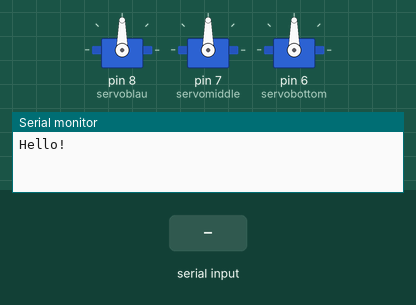
Bench run of a program on a simulated Arduino Mega 2560, built with avr-gcc and run on an emulated ATmega2560. Parts: 3 × servo, the last lines printed to the serial monitor. The test bench sets the inputs (shaded band).

Above: at 1.2 s.
1.3 s: "1" received over Serial
At 2.6 s:
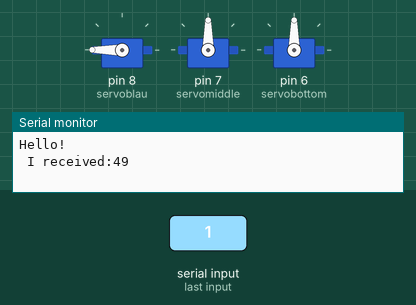
3.8 s: "2" received over Serial
At 5.7 s:
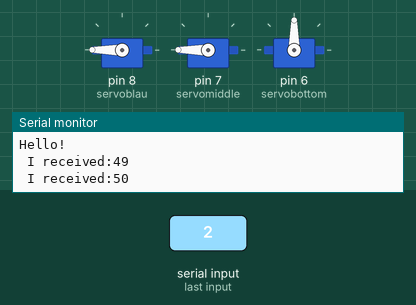
6.3 s: "3" received over Serial
At 7.6 s:
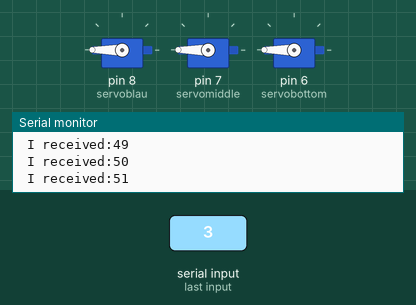
8.8 s: "1" received over Serial
At 9.6 s:
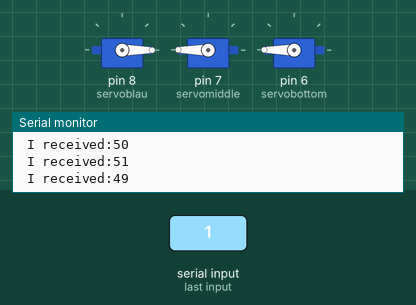
11.3 s: "2" received over Serial
At 11.8 s:
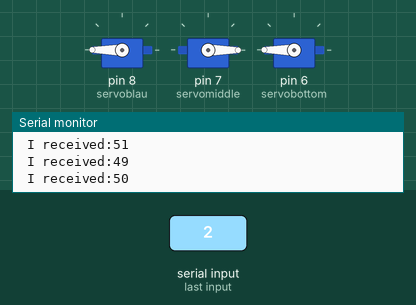
Timing chart, 0 to 14.3 s (numbered marks = the images above; inputs shaded):
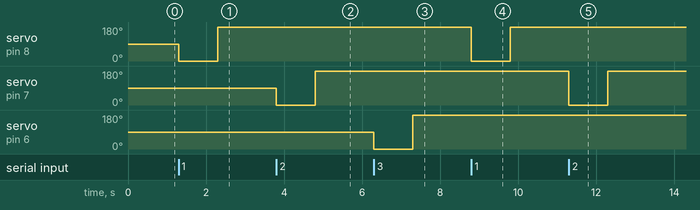

Measured:
- after the input at 1.3 s, servo on pin 8 (servoblau): 90° → 0° at once, → 180° 1.0 s later
- after the input at 3.8 s, servo on pin 7 (servomiddle): 90° → 0° at once, → 180° 1.0 s later
- after the input at 6.3 s, servo on pin 6 (servobottom): 90° → 0° at once, → 180° 1.0 s later
- after the input at 8.8 s, servo on pin 8 (servoblau): 180° → 0° at once, → 180° 1.0 s later
- after the input at 11.3 s, servo on pin 7 (servomiddle): 180° → 0° at once, → 180° 1.0 s later

The program:

main.cpp
```cpp
#include <Servo.h>
#include <Wire.h>


Servo servoblau; //Erstellt für das Programm ein Servo mit dem Namen „servoblau“
Servo servomiddle; //Erstellt für das Programm ein Servo mit dem Namen „servoblau“
Servo servobottom; //Erstellt für das Programm ein Servo mit dem Namen „servoblau“
int incomingByte = 0;


void setup()
{
	servoblau.attach(8);
	servomiddle.attach(7);
	servobottom.attach(6);

	Serial.begin(115200);
	Serial.println("Hello!");
}


void loop()
{
	if (Serial.available() > 0) {

		incomingByte = Serial.read(); // read the incoming byte:

		Serial.print(" I received:");

		Serial.println(incomingByte);
		if (incomingByte == 49){
			servoblau.write(0);
			delay(1000);
			servoblau.write(180);
		} else if (incomingByte == 50) {
			servomiddle.write(0);
			delay(1000);
			servomiddle.write(180);
		} else if (incomingByte == 51) {
			servobottom.write(0);
			delay(1000);
			servobottom.write(180);
		}

	}
}
```
